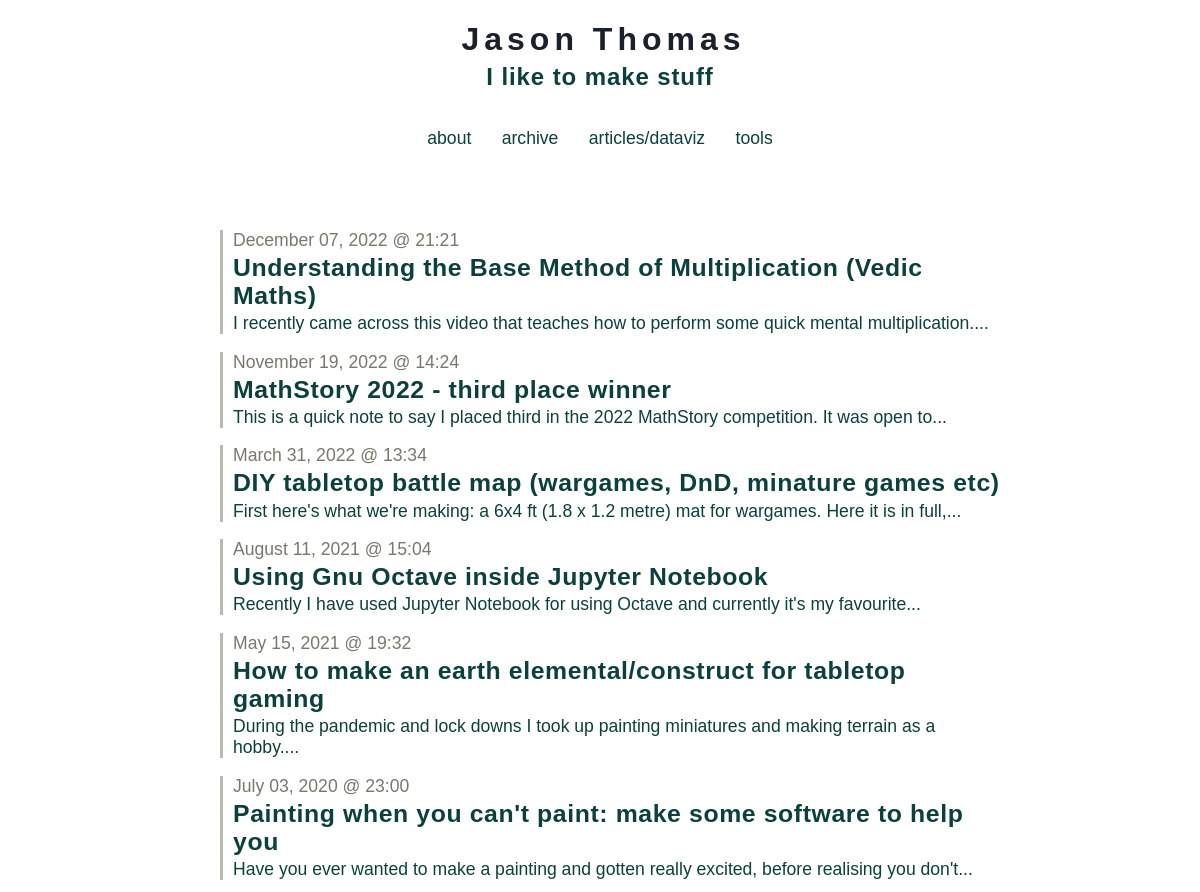
Page /archive (upper part) on the earlier database version.
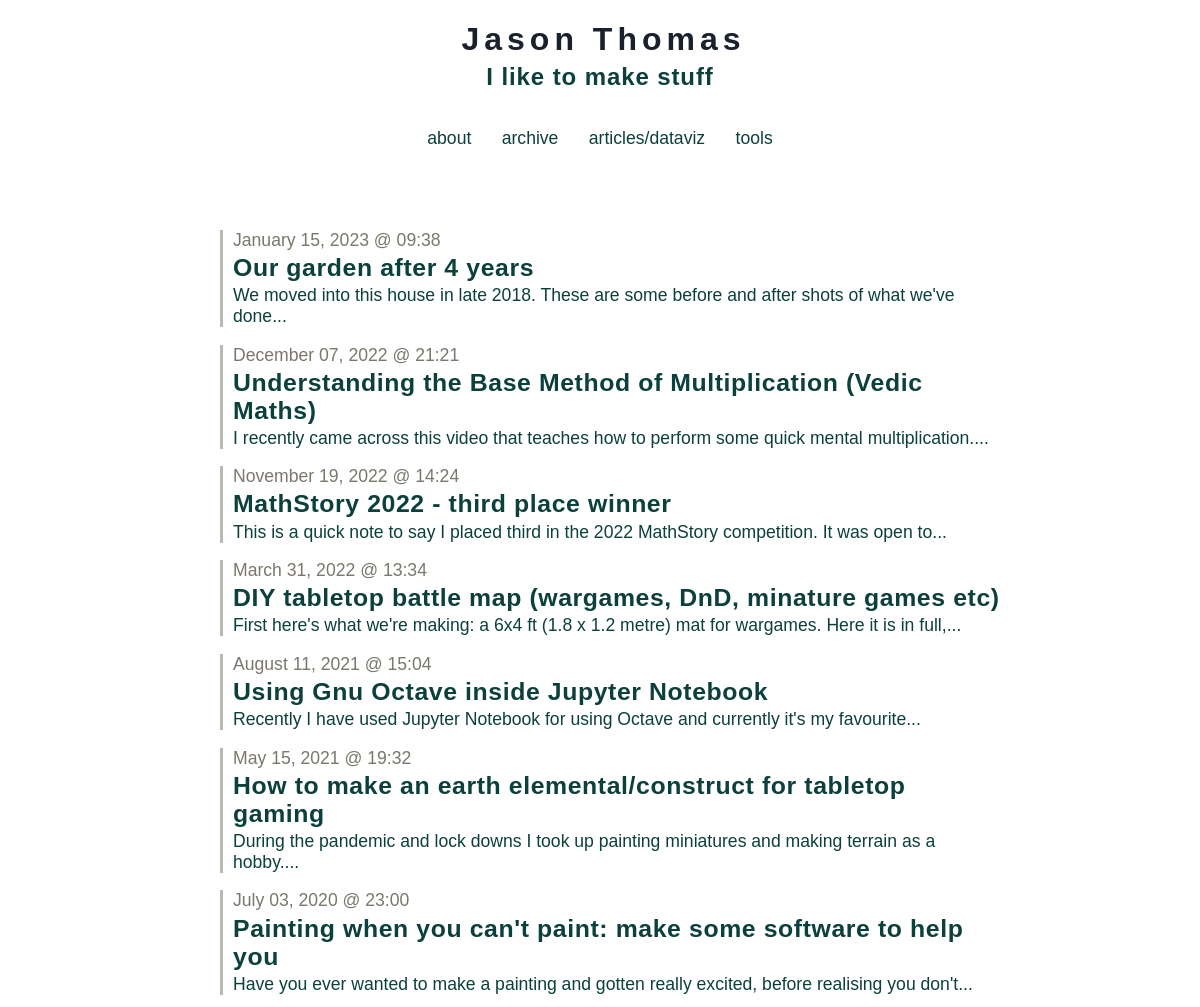
Same page on the later database version.
### tables this page shows
CREATE TABLE entries (
  id integer primary key autoincrement,
  entryDate date not null,
  title text not null,
  text text not null
);

### app.py (the view)
@app.route('/archive')
def show_archive():
    session.pop('logged_in', None)
    entries = get_sql_records("entries")
    return render_template('show_archive.html', entries=entries)

### app.py (called while the page is built)
def connect_db():
    return sqlite3.connect(app.config['DATABASE'])

def get_sql_records(table):
    if table == "articles":
        cursor = g.db.execute('select title, publishDate, link, text, interactive from articles order by id asc')
        articles = [dict(title=row[0], date=row[1], link=row[2], text=row[3], interactive=row[4]) for row in cursor.fetchall()]
        return articles
    elif table == "entries":
        cursor = g.db.execute('select title, entryDate, text from entries order by id asc')
        entries = [dict(title=row[0], date=row[1], text=row[2]) for row in cursor.fetchall()]
        return entries
    else:
        raise sqlite3.DatabaseError

@app.before_request
def before_request():
    g.db = connect_db()

@app.teardown_request
def teardown_request(exception):
    db = getattr(g, 'db', None)
    if db is not None:
        db.close()

@app.after_request
def after_request(response):
    response.headers.set('X-Content-Type-Options', 'nosniff')
    response.headers.set('X-Frame-Options', 'SAMEORIGIN')
    response.headers.set('X-XSS-Protection', '1; mode=block')
    response.headers.set('Strict-Transport-Security', 'max-age=63072000')
    return response

### templates/show_archive.html
{% extends "layout.html" %}
{% block body %}
  <ul class=entries>
  {% set entry_length=entries|length %}
  {% if entry_length > 0 %}
    {% for entry in entries|reverse() %}
      {% set this_entry_i=entry_length-loop.index %}
      <li class=archiveLink value=>
        <a href="/post?postNum={{this_entry_i}}">
          <p class=dateText>{{ entry.date|safe }}</p>
          <h3>{{ entry.title }}</h3>
          <p>{{entry.text|striptags|truncate(100) }}</p>
        </a>
    {% endfor %}
  {% else %}
    <li><em>Why not say something?</em>
  {% endif %}
  </ul>
{% endblock %}

### templates/layout.html (shortened to what this page needs)
<!doctype html>
<link rel="stylesheet" href="{{ url_for('static', filename='default.css') }}">
<link rel=stylesheet type=text/css href="{{ url_for('static', filename='style.css') }}">
<div class=topBanner>
  <a href="/">
    <h1>Jason Thomas</h1>
    <h4>I like to make stuff</h4>
  </a>
</div>
<div class=topLinks>
  <a href="{{ url_for('about') }}">about</a>
  <a href="{{ url_for('show_archive') }}">archive</a>
  <a href="{{ url_for('show_articles') }}">articles/dataviz</a>
  <a href="{{ url_for('my_work') }}">tools</a>
</div>
<div class=page>
  {% block body %}{% endblock %}
</div>

### static/style.css (style rules this page uses)
a,h2,h3 { color: #0C403C; }
a:link { text-decoration: none; }
h1,h2,h3,h4 { letter-spacing: 0.6px; }
.page { margin: 3em auto; padding: .8em; max-width: 800px; }
.page a { text-decoration: underline; }
li { margin-bottom: 1em; list-style: none; padding-left:10px; border-left: 3px solid #BBB8B1; margin-left:10px; }
.archiveLink * { cursor:pointer; margin-bottom: 0.125em; margin-top: 0.125em; }
.archiveLink a { text-decoration: none; }
ul { padding-left:10px; }
.topBanner { width: 100%; text-align: center; cursor: pointer; }
.topBanner h1 { font-size: 4.0vh; margin-bottom:5px; letter-spacing:5px; margin-left:7px; color: #1A202C; }
.topBanner h4 { font-size: 3.0vh; letter-spacing:0.9px; margin-top:5px; color: #0C403C; }
.metanav, .topLinks { text-align: center; font-size: 0.9em; padding: 0.3em; }
.topLinks * { margin: 0.75em; margin-top: 0; }
.dateText { margin-bottom:0px; color: #7B776D; }
h1 { font-size: 3.8vh; }
h3 { font-size: 3.1vh; }
h4 { font-size: 2.7vh; }
p, a, code, li { font-size: 2.2vh; }

Differences in the rows shown:
added entries: date "January 15, 2023 @ 09:38", title "Our garden after 4 years", text "We moved into this house in late 2018. These are some before and after shots of what we've done..."
